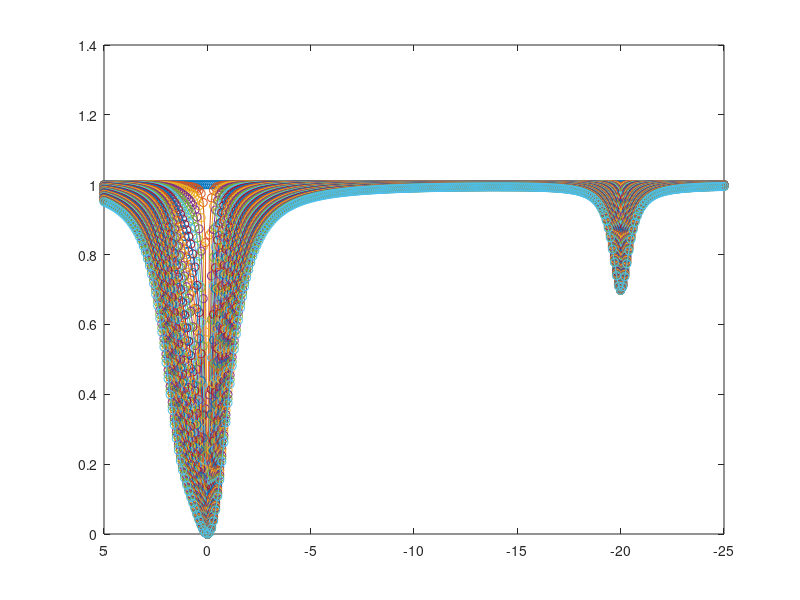
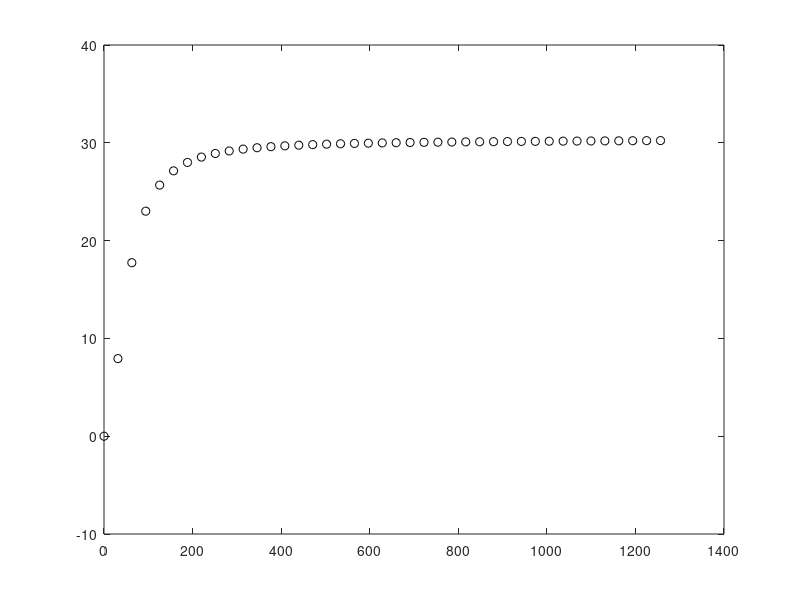

The MATLAB source for these figures, in order: (Note: this script raises an error after producing the figures.)
% W---RelayOH---G
% initial magnetization: M10,M20,M30
clc;
clear all;
close all

R11=1/12;   % R11: R1 for I; R12: R1 for S
R21=1/1;R22=1/0.01; R23=1/0.01;  % R21: R2 for I; R22: R2 for S
wa=0;  w2=1.2; w3=-20;
plist = 0.1;
pp = 0; ww=0; wplist = 0:5:200;
for p = plist
    pp = pp+1;
for k21 = [4000] 

k12 = k21*p/110;

u23 = 40; u32 = u23;
n23 = -40; n32 = n23;
R12=1/0.025;R13=1/0.025;


for wp=wplist
    ww = ww+1;
    
for t=100%mxing time
dwa=-25:0.1:5;
nn=length(dwa);
for j=1:nn
    dw1=(wa-dwa(j))*750*2*pi;
    dw2=(wa-dwa(j)+w2)*750*2*pi;  
    dw3=(wa-dwa(j)+w3)*750*2*pi;  
M10=110; M20 = p; M30 = p;
M0=[0.5 0 0 M10 0 0 M20 0 0 M30]; 
% pulse period
%    wp=2*pi*2;
   wx=0;wy=wp*2*pi;
P =[0                       0       0       0       0       0       0       0    0   0;...
    0                       R21+k12 dw1     -wy     -k21    0       0       0    0   0;...
    0                       -dw1    R21+k12 wx      0       -k21    0       0    0   0;...
    -2*M10*R11              wy      -wx     R11+k12 0       0       -k21    0    0   0;...
    0                       -k12    0       0       R22+k21 dw2     -wy     u32  0   0;...
    0                       0       -k12    0       -dw2    R22+k21 wx      0    u32 0;...
    -2*M20*R12-2*n32*M30    0       0       -k12    wy      -wx     R12+k21 0    0   n32;...
    0                       0       0       0       u23       0       0     R23  dw3 -wy;...
    0                       0       0       0       0       u23       0     -dw3 R23 wx;...
    -2*M30*R13-2*n23*M20    0       0       0       0       0       n23     wy   -wx R13];

temp1=expm(-P*t)*M0';    
M1(j)=temp1(4)/M10;
end
figure(1);plot(dwa,M1,'o-'); hold on;
signal(ww) =1- M1(dwa == w3);
set(gca,'XDir','reverse')
end 
end
end



end


% figure(2); plot(wplist/42.477,signal*100,'ko'); hold on
% X = wplist/42.577;

figure(2); plot(wplist*2*pi,signal*100,'ko'); hold on
X = wplist*2*pi;
Y(:) = signal*100;
g = fittype(@(a, b, x) a*b*x.^2./(1+a*x.^2),'independent',{'x'}, 'dependent','y');

zfit = fit(X', Y',g, 'StartPoint', [0.00001, 50])
% zfit.a = 1/R13/R23;
% ci = confint(zfit,0.68)

Xplot =0:0.05:1000;zplot = zfit(Xplot);
plot(Xplot, zplot,'r-')

xlabel('B_1 (\muT)');
xlabel('w_1 (rad/s)');
ylabel('glycoNOE intensity (%)')
% set(gca, 'xlim',[0,5],'ylim',[0,35],'fontsize',20)

h=gcf;
set(h,'Position',[50 50 400 400]);
set(h,'PaperOrientation','landscape');